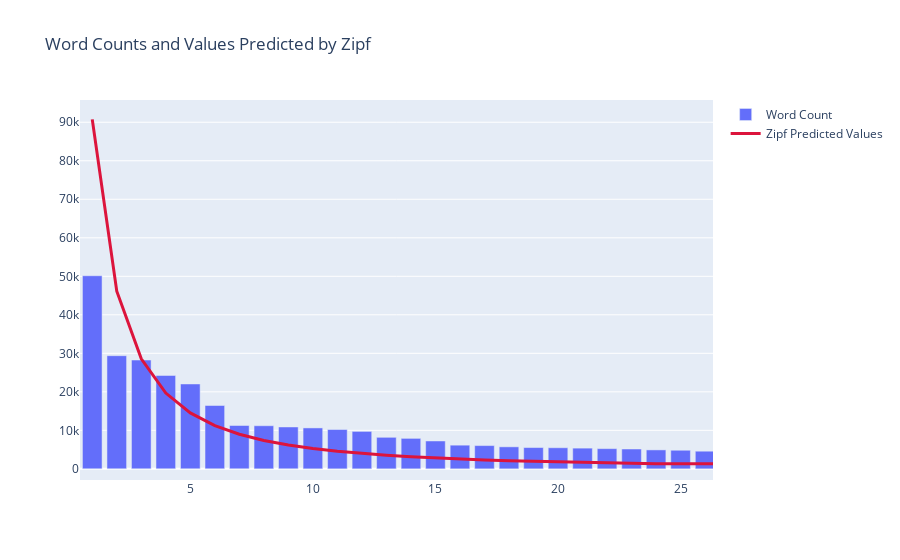

The notebook cell saved with this chart:
### Code cell
x =  term_plot['rank']
y = term_plot['total']

# Use the hovertext kw argument for hover text
fig = go.Figure(data=[go.Bar(x=x, y=y,
            hovertext=wordlist, name = "Word Count")])

fig.add_trace(go.Scatter(x =list(range(1,len(zipf_pmf)+1)), y= zipf_pmf, line= plotly.graph_objs.scatter.Line(color='crimson', width=3), name='Zipf Predicted Values'))
# Customize aspect
#fig.update_traces(marker_color='limegreen',
#                  marker_line_width=1.5, opacity=0.6)
fig.update_layout(title_text='Word Counts and Values Predicted by Zipf')
fig.show()

### Figure 1 — Plotly figure (JSON) as saved in the notebook; plotly's stock layout.template omitted (floating-point values rounded to 4 significant figures; data arrays with more than 128 entries replaced by an {"elided": "..."} marker saying what was removed)
{"data": [{"hovertext": {"elided": "579 str values"}, "name": "Word Count", "type": "bar", "x": {"elided": "49994 int values"}, "y": {"elided": "49994 int values"}}, {"line": {"color": "crimson", "width": 3}, "name": "Zipf Predicted Values", "type": "scatter", "x": {"elided": "576 int values"}, "y": {"elided": "576 float values"}}], "layout": {"autosize": true, "title": {"text": "Word Counts and Values Predicted by Zipf"}, "xaxis": {"autorange": false, "range": [0.5, 26.32], "type": "linear"}, "yaxis": {"autorange": false, "range": [-2895.0, 95780.0], "type": "linear"}}}
